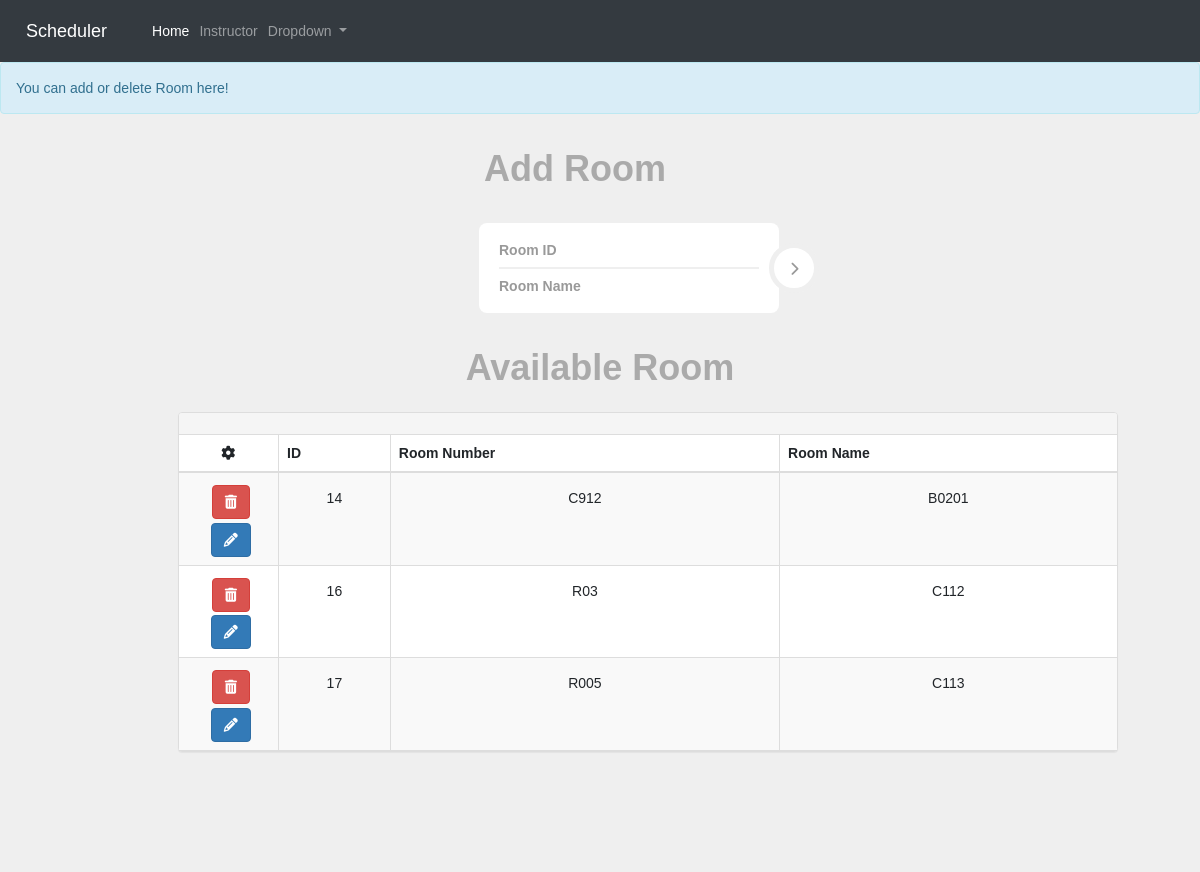
The app's page /add_room/, older data.
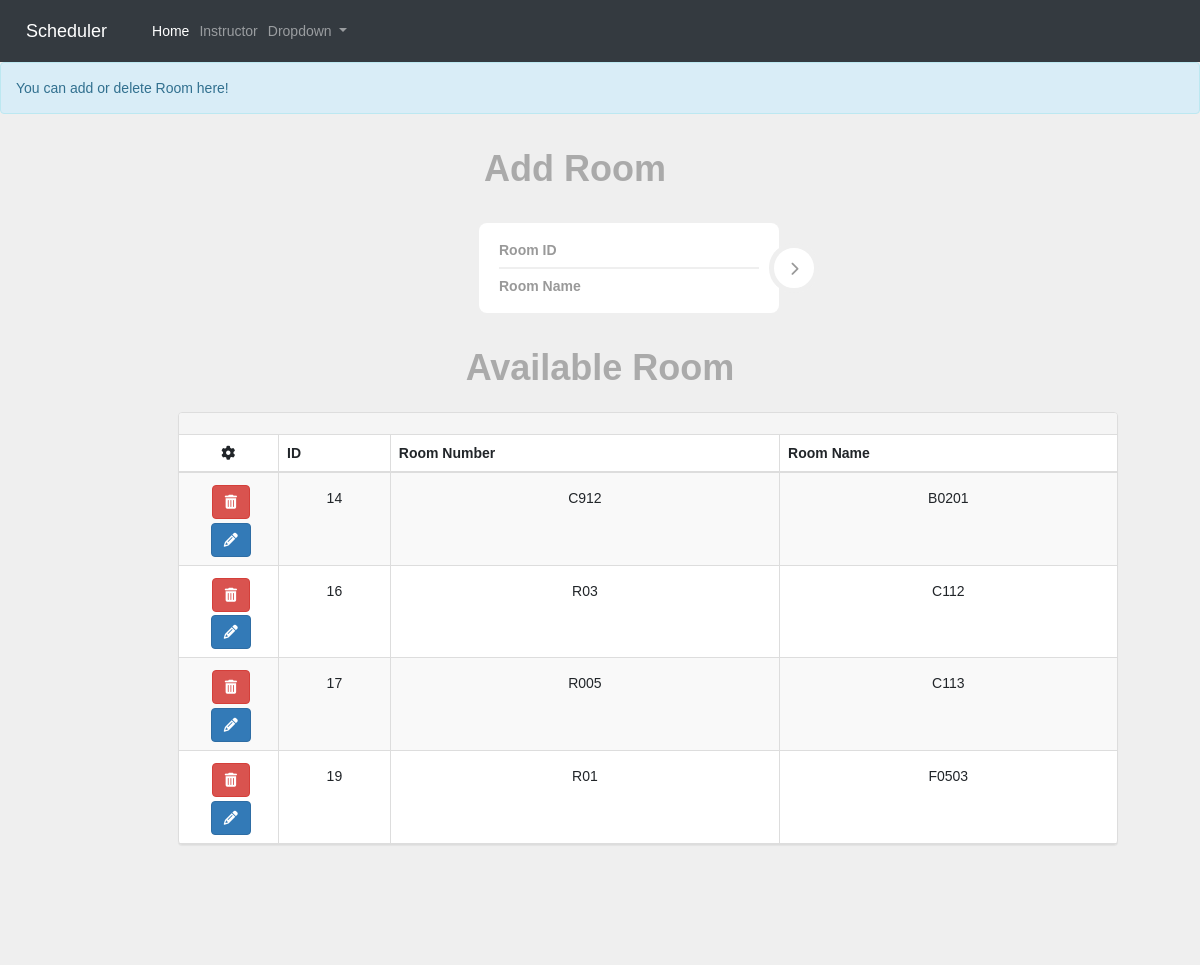
The same page, newer data.
### Schedule/models.py (models this page shows, shortened)
class Room(models.Model):
    r_number = models.CharField(max_length=5)
    r_name = models.CharField(max_length=5)

### Schedule/views.py (the view, shortened to what this page needs)
# urls.py: path('add_room/', views.add_room, name='addrooms'),
def add_room(request):
    dup = ''
    form = RoomForm(request.POST or None)
    if dup == True:
        messages.error(request, "Duplicated Id or Name!")
        context = {
            'form': form,
            'dup': True,
            'room': Room.objects.all()
        }
    else:
        messages.info(request, "You can add or delete Room here!")
        context = {
            'form': form,
            'dup': '',
            'room': Room.objects.all()
        }
    return render(request, 'room.html', context)

### Schedule/forms.py
class RoomForm(ModelForm):
    class Meta:
        model = Room
        fields = [
            'r_number',
            'r_name'
        ]

### Schedule/templates/room.html (shortened to what this page needs)
{% extends 'base.html' %}
{% load static %}
{% block content %}
{% if messages %}
    {% for message in messages  %}
	{% if message.level == DEFAULT_MESSAGE_LEVELS.INFO %}
		<div class="alert alert-info" role="alert" style="margin-top: -20px;">{{ message }}</div>
  {% endif %}
    {% endfor %}
{% endif %}
<head>
    <link rel="stylesheet" type="text/css" href="{% static 'CSS/roomlist.css' %}">
    <link rel="stylesheet" type="text/css" href="{% static 'CSS/table.css' %}">
    <link href="//netdna.bootstrapcdn.com/font-awesome/3.2.1/css/font-awesome.css" rel="stylesheet">
</head>
<body>
    <div class="text-center" style="margin-left: -50px;">
        <h1 class="logo text-center">Add Room</h1>
        <div class="login-form-1">
            <form id="login-form" class="text-left" method="post" >
                <div class="main-login-form">
                    <div class="login-group">
                        <div class="form-group">
                            <input type="text" class="form-control" id="r_number" name="r_number" placeholder="Room ID" required>
                        </div>
                        <div class="form-group">
                            <input type="text" class="form-control" id="r_name" name="r_name" placeholder="Room Name" required>
                        </div>
                    </div>
                    <button type="submit" class="login-button"><i class="fa fa-chevron-right"></i></button>
                </div>
            </form>
        </div>
    </div>
    <div class="text-center">
        <h1 class="logo">Available Room</h1>
        <div class="container">
    <div class="row" style="justify-content: center;">
        <div class="col-md-10 col-md-offset-1">
            <div class="panel panel-default panel-table">
              <div class="panel-heading">
                <div class="row">
                  <div class="col col-xs-6 text-right">
                  </div>
                </div>
              </div>
              <div class="panel-body">
                <table class="table table-striped table-bordered table-list">
                  <thead>
                    <tr>
                        <th><em class="fa fa-cog"></em></th>
                        <th class="hidden-xs">ID</th>
                        <th>Room Number</th>
                        <th>Room Name</th>
                    </tr>
                  </thead>
                  <tbody>
                    {%  for r in room  %}
                          <tr>
                            <td align="center">
                            <form action="{% url 'deleterooms' r.id %}" method="post">
                                <button type="submit" class="btn btn-danger"><em class="fa fa-trash"></em></button>
                            </form>
                            <form action="{% url 'updaterooms' r.id %}" method="get">
                                <button  type="button" class="btn btn-primary" data-toggle="modal" data-target="#modal-default{{r.id}}"><em class="fa fa-pencil"></em></button>
                            </form>
                            </td>
                            <td class="hidden-xs">{{  r.id  }}</td>
                            <td>{{ r.r_number }}</td>
                            <td>{{ r.r_name }}</td>
                          </tr>
                    {%  endfor  %}
                        </tbody>
                </table>
              </div>
</div></div></div>
    </div>
</body>
{% endblock %}

Row changes from the older to the newer data that the page shows:
added Room: id "19", r_number "R01", r_name "F0503"
